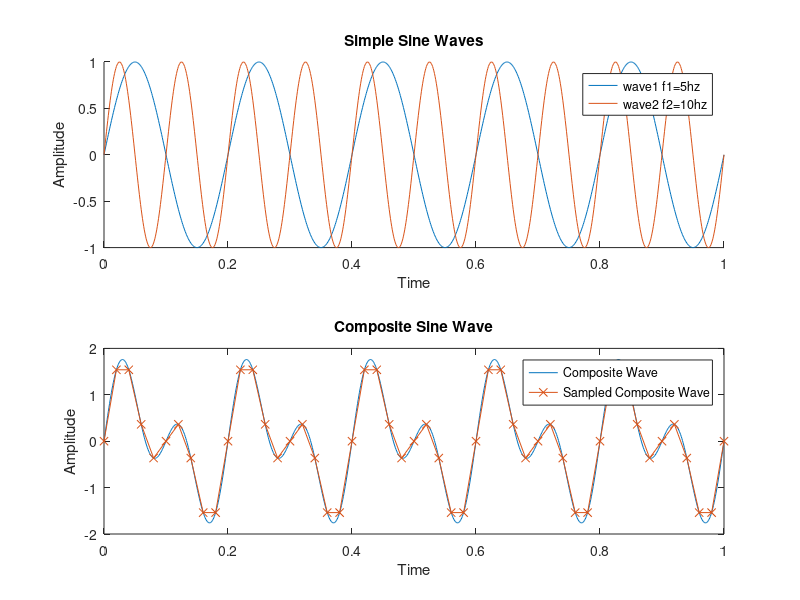

Recreate this plot in MATLAB.
clc;
close all;
clear all;

t = 0 : 0.001 : 1;

## Simple Sine Wave
a1 = 1;
del1 = 0;
f1 = 5;
T1 = 1/f1;

x1 = a1 * sin(2*pi*f1*t + del1);


## Simple Sine Wave
a2 = 1;
del2 = 0;
f2 = 10;
T2 = 1/f2;

x2 = a2 * sin(2*pi*f2*t + del2);


subplot(2,1,1)
hold on;
plot(t, x1);
plot(t, x2);
xlabel('Time');
ylabel('Amplitude');
legend('wave1 f1=5hz', 'wave2 f2=10hz');
title('Simple Sine Waves');


## Composite Sine Wave
x = x1 + x2;
subplot(2,1,2);
plot(t, x);
xlabel('Time');
ylabel('Amplitude');
title('Composite Sine Wave');


## Sampling
fs = 50;
Ts = 1/fs;
ts = 0 : Ts : 1;
xs = a1*sin(2*pi*f1*ts + del1) + a2*sin(2*pi*f2*ts + del2)

hold on;
plot(ts, xs, 'x-')
legend('Composite Wave', 'Sampled Composite Wave')


